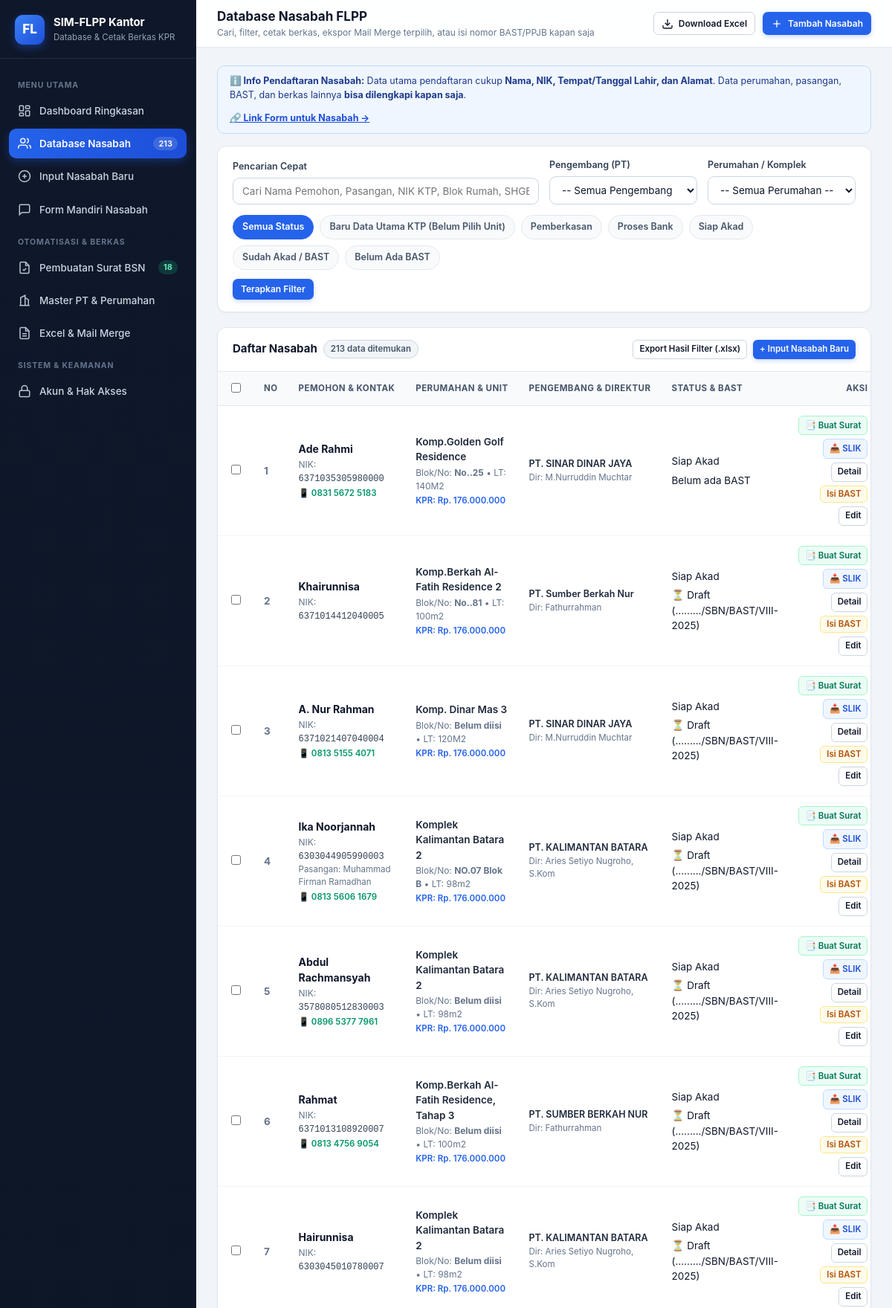
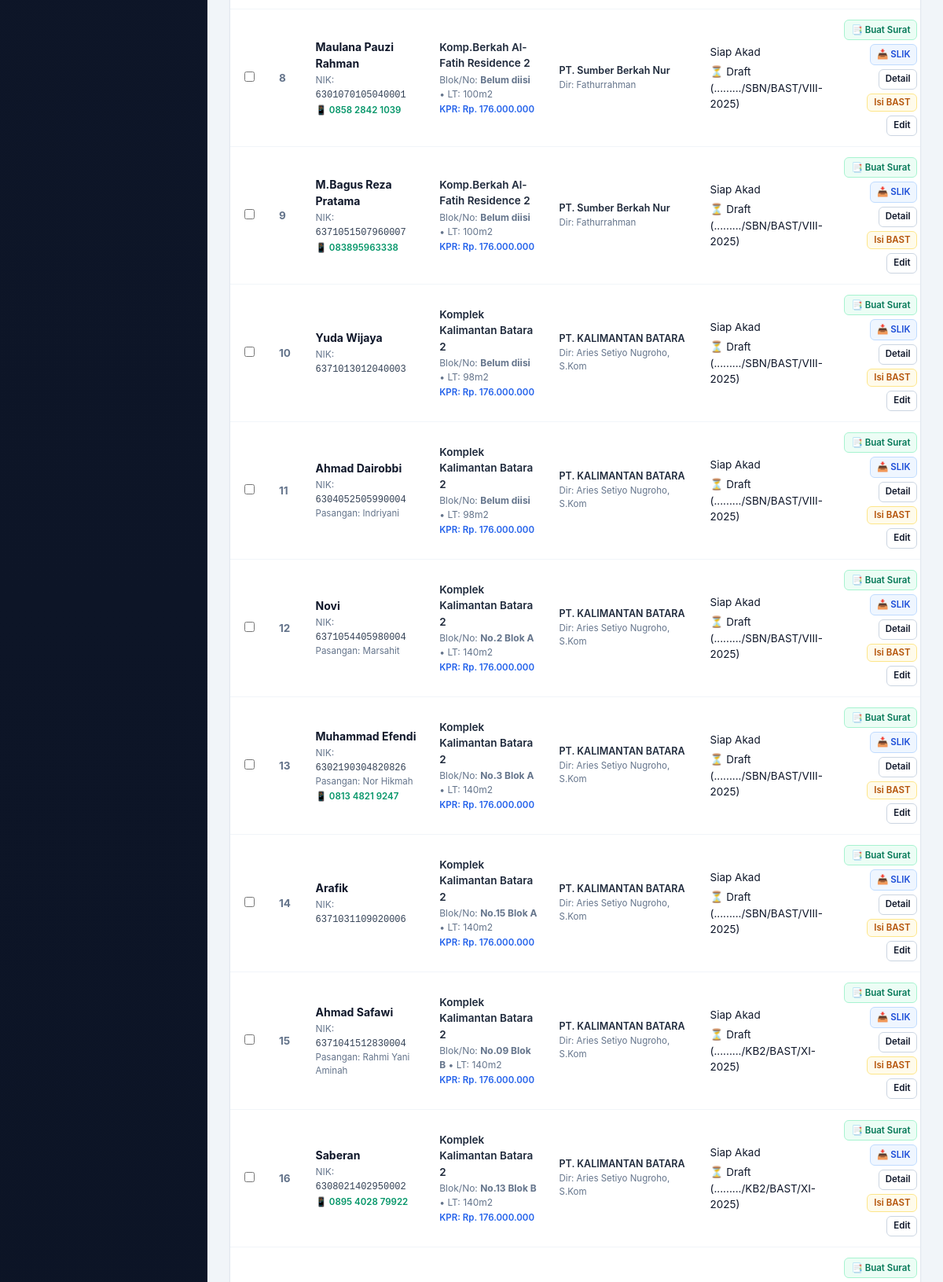
The page /index.php?page=nasabah (signed in, upper part) on the database its author committed (2 pictures, top to bottom).
### tables this page shows
CREATE TABLE nasabah (
                id INTEGER PRIMARY KEY AUTOINCREMENT,
                no_urut TEXT NOT NULL DEFAULT '',
                no_rek_pt TEXT NOT NULL DEFAULT '',
                tempat_tgl_surat TEXT NOT NULL DEFAULT '',
                jabatan_direktur TEXT NOT NULL DEFAULT '',
                nik_direktur TEXT NOT NULL DEFAULT '',
                alamat_direktur TEXT NOT NULL DEFAULT '',
                penghasilan_pemohon TEXT NOT NULL DEFAULT '',
                penghasilan_pasangan TEXT NOT NULL DEFAULT '',
                nama_lengkap TEXT NOT NULL DEFAULT '',
                no_hp TEXT NOT NULL DEFAULT '',
                no_ktp TEXT NOT NULL DEFAULT '',
                npwp TEXT NOT NULL DEFAULT '',
                ttl TEXT NOT NULL DEFAULT '',
                pekerjaan TEXT NOT NULL DEFAULT '',
                alamat TEXT NOT NULL DEFAULT '',
                penghasilan TEXT NOT NULL DEFAULT '',
                harga_jual_rumah TEXT NOT NULL DEFAULT '',
                uang_muka TEXT NOT NULL DEFAULT '',
                sbum TEXT NOT NULL DEFAULT '',
                uang_muka_nasabah TEXT NOT NULL DEFAULT '',
                kpr TEXT NOT NULL DEFAULT '',
                pengembang TEXT NOT NULL DEFAULT '',
                tempat_akad TEXT NOT NULL DEFAULT '',
                tanggal_akad TEXT NOT NULL DEFAULT '',
                tahun TEXT NOT NULL DEFAULT '',
                no_bast TEXT NOT NULL DEFAULT '',
                ppjb TEXT NOT NULL DEFAULT '',
                tanggal_ppjb TEXT NOT NULL DEFAULT '',
                tanggal_serah_terima TEXT NOT NULL DEFAULT '',
                nama_perumahan TEXT NOT NULL DEFAULT '',
                no_rumah TEXT NOT NULL DEFAULT '',
                luas_tanah TEXT NOT NULL DEFAULT '',
                luas_lantai TEXT NOT NULL DEFAULT '',
                lokasi_perumahan TEXT NOT NULL DEFAULT '',
                nama_direktur TEXT NOT NULL DEFAULT '',
                nama_pengembang TEXT NOT NULL DEFAULT '',
                besaran_uang_muka TEXT NOT NULL DEFAULT '',
                npwp_pasangan TEXT NOT NULL DEFAULT '',
                ktp_pasangan TEXT NOT NULL DEFAULT '',
                nama_pasangan TEXT NOT NULL DEFAULT '',
                hp_pasangan TEXT NOT NULL DEFAULT '',
                alamat_pasangan TEXT NOT NULL DEFAULT '',
                pekerjaan_pasangan TEXT NOT NULL DEFAULT '',
                ttl_pasangan TEXT NOT NULL DEFAULT '',
                nama_komplek TEXT NOT NULL DEFAULT '',
                no_shgb TEXT NOT NULL DEFAULT '',
                no_imb TEXT NOT NULL DEFAULT '',
                tgl_berkas TEXT NOT NULL DEFAULT '',
                foto_tempat_kerja TEXT NOT NULL DEFAULT '',
                share_lokasi_kerja TEXT NOT NULL DEFAULT '',
                pas_foto TEXT NOT NULL DEFAULT '',
                file_ktp TEXT NOT NULL DEFAULT '',
                doc_ktp_check INTEGER NOT NULL DEFAULT 0,
                doc_pas_foto_check INTEGER NOT NULL DEFAULT 0,
                doc_foto_kerja_check INTEGER NOT NULL DEFAULT 0,
                doc_lokasi_kerja_check INTEGER NOT NULL DEFAULT 0,
                status_proses TEXT NOT NULL DEFAULT 'Pemberkasan',
                catatan TEXT NOT NULL DEFAULT '',
                created_at TEXT NOT NULL,
                updated_at TEXT NOT NULL
            );

### views/nasabah_list.php (the view, shortened to what the rows shown need)
<?php
$pageNum    = max(1, (int)($_GET['p'] ?? 1));
$perPage    = 25;
$where = [];
$params = [];
$whereSql = count($where) > 0 ? 'WHERE ' . implode(' AND ', $where) : '';
$offset = ($pageNum - 1) * $perPage;
$stmtData = $pdo->prepare("
    SELECT *
    FROM nasabah
    $whereSql
    ORDER BY CAST(no_urut AS INTEGER) ASC, id ASC
    LIMIT $perPage OFFSET $offset
");
$stmtData->execute($params);
$rows = $stmtData->fetchAll();
require __DIR__ . '/layout_header.php';
?>
<div class="card">
    <?php if (empty($rows)): ?>
        <div class="card-body" style="text-align:center;padding:48px 20px;color:#64748b;">
            <div style="font-size:15px;font-weight:700;color:#1e293b;margin-bottom:4px;">Tidak ada data yang cocok</div>
            <div style="font-size:13px;margin-bottom:16px;">Coba ubah kata kunci pencarian atau reset filter di atas.</div>
            <a href="index.php?page=nasabah" class="btn btn-outline btn-sm">Tampilkan Semua Data</a>
        </div>
    <?php else: ?>
        <div class="table-wrap desktop-table-only">
            <table class="data-table">
                <thead>
                    <tr>
                        <th style="width:34px;"><input type="checkbox" id="checkAllRows" title="Pilih semua di halaman ini"></th>
                        <th style="width:48px;">No</th>
                        <th>Pemohon & Kontak</th>
                        <th>Perumahan & Unit</th>
                        <th>Pengembang & Direktur</th>
                        <th>Status & BAST</th>
                        <th style="text-align:right;">Aksi</th>
                    </tr>
                </thead>
                <tbody>
                    <?php foreach ($rows as $r):
                        $wa = formatWaLink($r['no_hp']);
                    ?>
                    <tr>
                        <td><input type="checkbox" class="row-check" value="<?= (int)$r['id'] ?>"></td>
                        <td style="font-weight:700;color:#64748b;"><?= e($r['no_urut'] ?: $r['id']) ?></td>
                        <td>
                            <a href="index.php?page=nasabah_detail&id=<?= (int)$r['id'] ?>" style="font-weight:700;color:#0f172a;font-size:14px;display:block;">
                                <?= e($r['nama_lengkap']) ?>
                            </a>
                            <div style="font-size:12px;color:#64748b;margin-top:2px;">
                                NIK: <span style="font-family:monospace;color:#334155;"><?= e($r['no_ktp'] ?: '-') ?></span>
                            </div>
                            <?php if (!empty($r['nama_pasangan'])): ?>
                                <div style="font-size:11.5px;color:#64748b;">Pasangan: <?= e($r['nama_pasangan']) ?></div>
                            <?php endif; ?>
                            <?php if (!empty($r['no_hp'])): ?>
                                <div style="font-size:11.5px;margin-top:2px;">
                                    <?php if ($wa): ?>
                                        <a href="<?= e($wa) ?>" target="_blank" style="color:#059669;font-weight:600;">📱 <?= e($r['no_hp']) ?></a>
                                    <?php else: ?>
                                        <span style="color:#64748b;">📱 <?= e($r['no_hp']) ?></span>
                                    <?php endif; ?>
                                </div>
                            <?php endif; ?>
                        </td>
                        <td>
                            <?php if (!empty($r['nama_perumahan'])): ?>
                                <div style="font-weight:600;color:#1e293b;"><?= e($r['nama_perumahan']) ?></div>
                                <div style="font-size:12px;color:#64748b;margin-top:2px;">
                                    Blok/No: <strong><?= e($r['no_rumah'] ?: 'Belum diisi') ?></strong>
                                    <?= !empty($r['luas_tanah']) ? ' • LT: ' . e($r['luas_tanah']) : '' ?>
                                </div>
                            <?php else: ?>
                                <span style="color:#64748b;font-size:12px;display:block;">✓ Data Utama KTP</span>
                                <span style="color:#94a3b8;font-style:italic;font-size:11.5px;">Unit & pelengkap menyusul</span>
                            <?php endif; ?>
                            <?php if (!empty($r['kpr'])): ?>
                                <div style="font-size:11.5px;color:#2563eb;font-weight:600;margin-top:2px;">KPR: <?= e($r['kpr']) ?></div>
                            <?php endif; ?>
                        </td>
                        <td>
                            <?php if (!empty($r['pengembang'])): ?>
                                <div style="font-weight:600;font-size:12.5px;color:#1e293b;"><?= e($r['pengembang']) ?></div>
                                <div style="font-size:11.5px;color:#64748b;">Dir: <?= e($r['nama_direktur'] ?: '-') ?></div>
                            <?php else: ?>
                                <span style="color:#94a3b8;font-size:12px;">-</span>
                            <?php endif; ?>
                        </td>
                        <td>
                            <div><?= renderStatusBadge($r['status_proses']) ?></div>
                            <div style="margin-top:5px;"><?= renderBastBadge($r['no_bast']) ?></div>
                        </td>
                        <td style="text-align:right;white-space:nowrap;">
                            <div style="display:inline-flex;gap:5px;flex-wrap:wrap;justify-content:flex-end;">
                                <a href="index.php?page=surat&id=<?= (int)$r['id'] ?>" class="btn btn-soft-emerald btn-xs" title="Pilih & cetak masing-masing dari 18 surat resmi KPR BSN">📑 Buat Surat</a>
                                <a href="ideb_docx.php?id=<?= (int)$r['id'] ?>" class="btn btn-soft-blue btn-xs" title="Download langsung file Word PERMOHONAN iDEB (SLIK OJK)">📥 SLIK</a>
                                <a href="index.php?page=nasabah_detail&id=<?= (int)$r['id'] ?>" class="btn btn-outline btn-xs">Detail</a>
                                <?php if (isAdmin()): ?>
                                    <button type="button"
                                        class="btn btn-soft-amber btn-xs"
                                        onclick="openQuickBastModal(this)"
                                        data-id="<?= (int)$r['id'] ?>"
                                        data-nama="<?= e($r['nama_lengkap']) ?>"
                                        data-perumahan="<?= e($r['nama_perumahan']) ?>"
                                        data-status="<?= e($r['status_proses']) ?>"
                                        data-norumah="<?= e($r['no_rumah']) ?>"
                                        data-nobast="<?= e($r['no_bast']) ?>"
                                        data-ppjb="<?= e($r['ppjb']) ?>"
                                        data-tglppjb="<?= e($r['tanggal_ppjb']) ?>"
                                        data-tglserahterima="<?= e($r['tanggal_serah_terima']) ?>"
                                        data-shgb="<?= e($r['no_shgb']) ?>"
                                        data-imb="<?= e($r['no_imb']) ?>"
                                        data-catatan="<?= e($r['catatan']) ?>"
                                        title="Isi cepat Nomor BAST, PPJB, Blok Rumah, atau SHGB kapan saja">
                                        Isi BAST
                                    </button>
                                    <a href="index.php?page=nasabah_form&id=<?= (int)$r['id'] ?>" class="btn btn-outline btn-xs">Edit</a>
                                <?php endif; ?>
                            </div>
                        </td>
                    </tr>
                    <?php endforeach; ?>
                </tbody>
            </table>
        </div>
    <?php endif; ?>
</div>
<?php require __DIR__ . '/layout_footer.php'; ?>

### app/helpers.php (shortened to what the rows shown need)
<?php
function e(mixed $val): string {
    return htmlspecialchars((string)$val, ENT_QUOTES | ENT_SUBSTITUTE, 'UTF-8');
}
function getBastState(?string $noBast): string {
    $b = trim((string)$noBast);
    if ($b === '' || preg_match('/^[.\-…_\s]+$/u', $b)) {
        return 'kosong';
    }
    if (preg_match('/^[.…_\s]{2,}\//u', $b)) {
        return 'draft';
    }
    return 'lengkap';
}
function formatWaLink(?string $hp): string {
    $digits = preg_replace('/[^0-9]/', '', (string)$hp);
    if ($digits === '' || strlen($digits) < 8) return '';
    if (str_starts_with($digits, '0')) {
        $digits = '62' . substr($digits, 1);
    }
    return 'https://wa.me/' . $digits;
}
function renderStatusBadge(?string $status): string {
    $s = trim((string)$status);
    return match ($s) {
        'Sudah Akad / BAST' => '<span class="inline-flex items-center gap-1.5 px-2.5 py-1 rounded-full text-xs font-semibold bg-emerald-50 text-emerald-700 border border-emerald-200"><span class="w-1.5 h-1.5 rounded-full bg-emerald-500"></span>Sudah Akad / BAST</span>',
        'Siap Akad'         => '<span class="inline-flex items-center gap-1.5 px-2.5 py-1 rounded-full text-xs font-semibold bg-blue-50 text-blue-700 border border-blue-200"><span class="w-1.5 h-1.5 rounded-full bg-blue-500"></span>Siap Akad</span>',
        'Proses Bank'       => '<span class="inline-flex items-center gap-1.5 px-2.5 py-1 rounded-full text-xs font-semibold bg-amber-50 text-amber-700 border border-amber-200"><span class="w-1.5 h-1.5 rounded-full bg-amber-500"></span>Proses Bank</span>',
        default             => '<span class="inline-flex items-center gap-1.5 px-2.5 py-1 rounded-full text-xs font-semibold bg-slate-100 text-slate-700 border border-slate-200"><span class="w-1.5 h-1.5 rounded-full bg-slate-400"></span>Pemberkasan</span>',
    };
}
function renderBastBadge(?string $noBast): string {
    $state = getBastState($noBast);
    if ($state === 'draft') {
        return '<span class="inline-flex items-center gap-1 px-2 py-0.5 rounded text-xs font-medium bg-amber-50 text-amber-700 border border-amber-200" title="Nomor urut BAST belum diisi: ' . e($noBast) . '">⏳ Draft (' . e($noBast) . ')</span>';
    }
    return '<span class="inline-flex items-center gap-1 px-2 py-0.5 rounded text-xs font-medium bg-slate-50 text-slate-400 border border-slate-200">Belum ada BAST</span>';
}

### rows shown on the page
nasabah: no_urut "1", nama_lengkap "Ade Rahmi", no_ktp "6371035305980000", no_hp "0831 5672 5183", nama_perumahan "Komp.Golden Golf Residence", no_rumah "No..25", luas_tanah "140M2", kpr "Rp. 176.000.000", pengembang "PT. SINAR DINAR JAYA", nama_direktur "M.Nurruddin Muchtar", status_proses "Siap Akad"
nasabah: no_urut "2", nama_lengkap "Khairunnisa", no_ktp "6371014412040005", nama_perumahan "Komp.Berkah Al-Fatih Residence 2", no_rumah "No..81", luas_tanah "100m2", kpr "Rp. 176.000.000", pengembang "PT. Sumber Berkah Nur", nama_direktur "Fathurrahman", status_proses "Siap Akad", no_bast "........./SBN/BAST/VIII-2025"
nasabah: no_urut "3", nama_lengkap "A. Nur Rahman", no_ktp "6371021407040004", no_hp "0813 5155 4071", nama_perumahan "Komp. Dinar Mas 3", no_rumah "Belum diisi", luas_tanah "120M2", kpr "Rp. 176.000.000", pengembang "PT. SINAR DINAR JAYA", nama_direktur "M.Nurruddin Muchtar", status_proses "Siap Akad", no_bast "........./SBN/BAST/VIII-2025"
nasabah: no_urut "4", nama_lengkap "Ika Noorjannah", no_ktp "6303044905990003", nama_pasangan "Muhammad Firman Ramadhan", no_hp "0813 5606 1679", nama_perumahan "Komplek Kalimantan Batara 2", no_rumah "NO.07 Blok B", luas_tanah "98m2", kpr "Rp. 176.000.000", pengembang "PT. KALIMANTAN BATARA", nama_direktur "Aries Setiyo Nugroho, S.Kom", status_proses "Siap Akad", no_bast "........./SBN/BAST/VIII-2025"
nasabah: no_urut "5", nama_lengkap "Abdul Rachmansyah", no_ktp "3578080512830003", no_hp "0896 5377 7961", nama_perumahan "Komplek Kalimantan Batara 2", no_rumah "Belum diisi", luas_tanah "98m2", kpr "Rp. 176.000.000", pengembang "PT. KALIMANTAN BATARA", nama_direktur "Aries Setiyo Nugroho, S.Kom", status_proses "Siap Akad", no_bast "........./SBN/BAST/VIII-2025"
nasabah: no_urut "6", nama_lengkap "Rahmat", no_ktp "6371013108920007", no_hp "0813 4756 9054", nama_perumahan "Komp.Berkah Al-Fatih Residence, Tahap 3", no_rumah "Belum diisi", luas_tanah "100m2", kpr "Rp. 176.000.000", pengembang "PT. SUMBER BERKAH NUR", nama_direktur "Fathurrahman", status_proses "Siap Akad", no_bast "........./SBN/BAST/VIII-2025"
nasabah: no_urut "7", nama_lengkap "Hairunnisa", no_ktp "6303045010780007", nama_perumahan "Komplek Kalimantan Batara 2", no_rumah "Belum diisi", luas_tanah "98m2", kpr "Rp. 176.000.000", pengembang "PT. KALIMANTAN BATARA", nama_direktur "Aries Setiyo Nugroho, S.Kom", status_proses "Siap Akad", no_bast "........./SBN/BAST/VIII-2025"
nasabah: no_urut "8", nama_lengkap "Maulana Pauzi Rahman", no_ktp "6301070105040001", no_hp "0858 2842 1039", nama_perumahan "Komp.Berkah Al-Fatih Residence 2", no_rumah "Belum diisi", luas_tanah "100m2", kpr "Rp. 176.000.000", pengembang "PT. Sumber Berkah Nur", nama_direktur "Fathurrahman", status_proses "Siap Akad", no_bast "........./SBN/BAST/VIII-2025"
nasabah: no_urut "9", nama_lengkap "M.Bagus Reza Pratama", no_ktp "6371051507960007", no_hp "083895963338", nama_perumahan "Komp.Berkah Al-Fatih Residence 2", no_rumah "Belum diisi", luas_tanah "100m2", kpr "Rp. 176.000.000", pengembang "PT. Sumber Berkah Nur", nama_direktur "Fathurrahman", status_proses "Siap Akad", no_bast "........./SBN/BAST/VIII-2025"
nasabah: no_urut "10", nama_lengkap "Yuda Wijaya", no_ktp "6371013012040003", nama_perumahan "Komplek Kalimantan Batara 2", no_rumah "Belum diisi", luas_tanah "98m2", kpr "Rp. 176.000.000", pengembang "PT. KALIMANTAN BATARA", nama_direktur "Aries Setiyo Nugroho, S.Kom", status_proses "Siap Akad", no_bast "........./SBN/BAST/VIII-2025"
nasabah: no_urut "11", nama_lengkap "Ahmad Dairobbi", no_ktp "6304052505990004", nama_pasangan "Indriyani", nama_perumahan "Komplek Kalimantan Batara 2", no_rumah "Belum diisi", luas_tanah "98m2", kpr "Rp. 176.000.000", pengembang "PT. KALIMANTAN BATARA", nama_direktur "Aries Setiyo Nugroho, S.Kom", status_proses "Siap Akad", no_bast "........./SBN/BAST/VIII-2025"
nasabah: no_urut "12", nama_lengkap "Novi", no_ktp "6371054405980004", nama_pasangan "Marsahit", nama_perumahan "Komplek Kalimantan Batara 2", no_rumah "No.2 Blok A", luas_tanah "140m2", kpr "Rp. 176.000.000", pengembang "PT. KALIMANTAN BATARA", nama_direktur "Aries Setiyo Nugroho, S.Kom", status_proses "Siap Akad", no_bast "........./SBN/BAST/VIII-2025"
nasabah: no_urut "13", nama_lengkap "Muhammad Efendi", no_ktp "6302190304820826", nama_pasangan "Nor Hikmah", no_hp "0813 4821 9247", nama_perumahan "Komplek Kalimantan Batara 2", no_rumah "No.3 Blok A", luas_tanah "140m2", kpr "Rp. 176.000.000", pengembang "PT. KALIMANTAN BATARA", nama_direktur "Aries Setiyo Nugroho, S.Kom", status_proses "Siap Akad", no_bast "........./SBN/BAST/VIII-2025"
nasabah: no_urut "14", nama_lengkap "Arafik", no_ktp "6371031109020006", nama_perumahan "Komplek Kalimantan Batara 2", no_rumah "No.15 Blok A", luas_tanah "140m2", kpr "Rp. 176.000.000", pengembang "PT. KALIMANTAN BATARA", nama_direktur "Aries Setiyo Nugroho, S.Kom", status_proses "Siap Akad", no_bast "........./SBN/BAST/VIII-2025"
nasabah: no_urut "15", nama_lengkap "Ahmad Safawi", no_ktp "6371041512830004", nama_pasangan "Rahmi Yani Aminah", nama_perumahan "Komplek Kalimantan Batara 2", no_rumah "No.09 Blok B", luas_tanah "140m2", kpr "Rp. 176.000.000", pengembang "PT. KALIMANTAN BATARA", nama_direktur "Aries Setiyo Nugroho, S.Kom", status_proses "Siap Akad", no_bast "........./KB2/BAST/XI-2025"
nasabah: no_urut "16", nama_lengkap "Saberan", no_ktp "6308021402950002", no_hp "0895 4028 79922", nama_perumahan "Komplek Kalimantan Batara 2", no_rumah "No.13 Blok B", luas_tanah "140m2", kpr "Rp. 176.000.000", pengembang "PT. KALIMANTAN BATARA", nama_direktur "Aries Setiyo Nugroho, S.Kom", status_proses "Siap Akad", no_bast "........./KB2/BAST/XI-2025"

### other values the page prints
$totalNasabahNav "213"
$pageTitle "Database Nasabah FLPP"
$pageSubtitle "Cari, filter, cetak berkas, ekspor Mail Merge terpilih, atau isi nomor BAST/PPJB kapan saja"
$totalRows "213"
